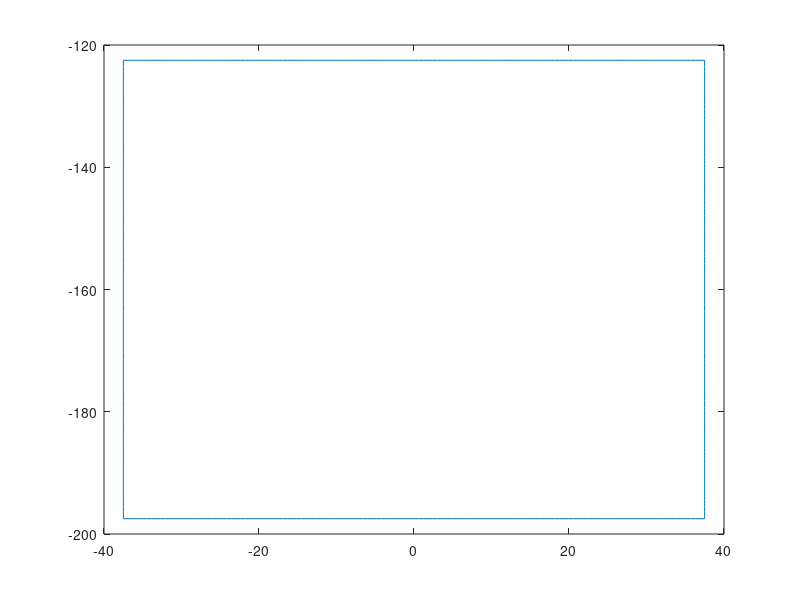

This chart was generated by the following MATLAB code: (Note: this script raises an error after producing the figure.)
%% Square gait

clc
clear
close all

%%

% Leg lengths
L1 = 50;
L2 = 150;

% Gait frequency
f = 0.5; % Hz

% Number of points on trajectory
N = 500;

% Publish rate (for config)
publish_rate = f * N

% Square dimensions
width = 75;
height = 75;
y_offset = -160;

top = [linspace(-width/2, width/2, N/4);
     linspace(height/2 + y_offset, height/2 + y_offset, N/4);
     zeros(1,N/4)];
right = [linspace(width/2, width/2, N/4);
     linspace(height/2 + y_offset, -height/2 + y_offset, N/4);
     zeros(1,N/4)];
bottom = [linspace(width/2, -width/2, N/4);
     linspace(-height/2 + y_offset, -height/2 + y_offset, N/4);
     zeros(1,N/4)];
left = [linspace(-width/2, -width/2, N/4);
     linspace(-height/2 + y_offset, height/2 + y_offset, N/4);
     zeros(1,N/4)];
 
square = [top, right, bottom, left];

figure
plot(square(1,:), square(2,:));

writematrix(square.', '../gait_publisher/gaits/square-test.csv', 'Delimiter', ',')
